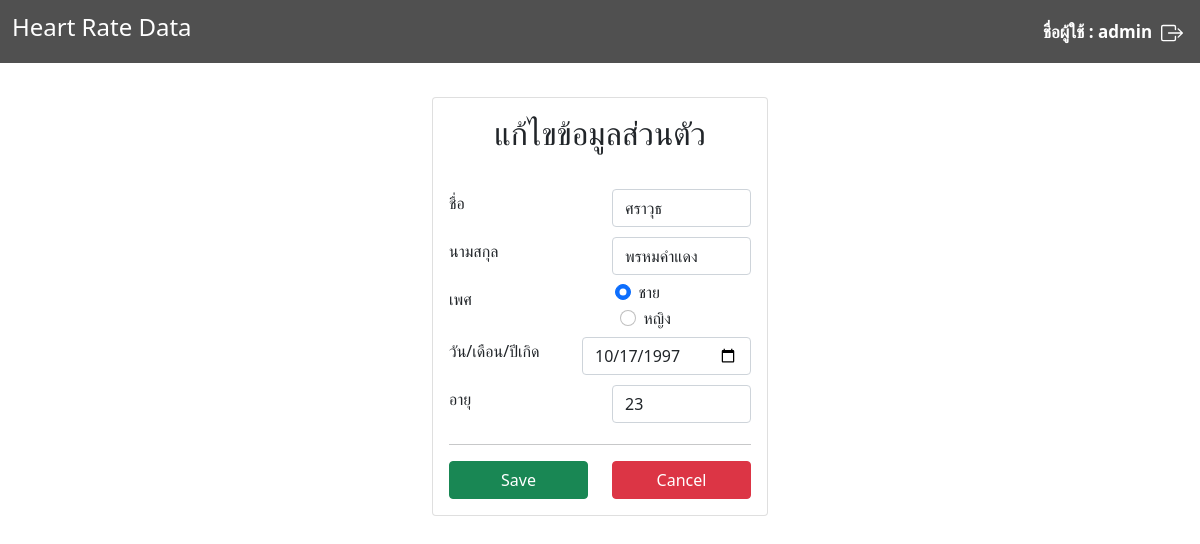
/admin_edituser.php?user=sarawut (signed in), run on the app's committed database.
### tables this page shows
CREATE TABLE `userheartrate` (
  `id` int(100) NOT NULL,
  `username` varchar(255) NOT NULL,
  `password` varchar(255) NOT NULL,
  `fname` varchar(255) NOT NULL,
  `lname` varchar(255) NOT NULL,
  `gender` varchar(255) NOT NULL,
  `bdate` date NOT NULL,
  `age` int(100) NOT NULL,
  `date` varchar(255) NOT NULL,
  `time` time NOT NULL,
  `level` varchar(255) NOT NULL
);

### admin_edituser.php (the view, shortened to what this page needs)
<!DOCTYPE html>
<html>
<head>
    <link href="https://cdn.jsdelivr.net/npm/bootstrap@5.0.0-beta3/dist/css/bootstrap.min.css" rel="stylesheet">
    <link href="style.css" rel="stylesheet">
</head>
<link rel="stylesheet" type="text/css" href="https://cdn.datatables.net/v/bs4/jszip-2.5.0/dt-1.10.23/af-2.3.5/b-1.6.5/b-colvis-1.6.5/b-flash-1.6.5/b-html5-1.6.5/b-print-1.6.5/datatables.min.css" />
<body>
    <div name="HNavbar">
        <nav class="navbar navbar-expand-lg navbar-light " style="background-color: #505050; ">
            <div class="container-fluid">
                <a class="navbar-brand font-nav" style="color: white;" href="./admin_index.php">
                    <h4>Heart Rate Data</h4>
                </a>
                <span class="navbar-text" style="color: white;">
                    <?php
                    if (!$_SESSION["usersess"]) {
                        header("Location: ./login.php");
                    } else {
                        echo "<lable class=font_bold>ชื่อผู้ใช้ : " . $_SESSION["usersess"] . "</label>" . "&nbsp;" . "&nbsp;";
                        echo "<lable ><a href=./logout.php class='navbar-light'><svg xmlns='http://www.w3.org/2000/svg' width='22' height='22' fill='currentColor' class='bi bi-box-arrow-right logout' viewBox='0 0 16 16' alt='Logut'>
                        <path fill-rule='evenodd' d='M10 12.5a.5.5 0 0 1-.5.5h-8a.5.5 0 0 1-.5-.5v-9a.5.5 0 0 1 .5-.5h8a.5.5 0 0 1 .5.5v2a.5.5 0 0 0 1 0v-2A1.5 1.5 0 0 0 9.5 2h-8A1.5 1.5 0 0 0 0 3.5v9A1.5 1.5 0 0 0 1.5 14h8a1.5 1.5 0 0 0 1.5-1.5v-2a.5.5 0 0 0-1 0v2z'/>
                        <path fill-rule='evenodd' d='M15.854 8.354a.5.5 0 0 0 0-.708l-3-3a.5.5 0 0 0-.708.708L14.293 7.5H5.5a.5.5 0 0 0 0 1h8.793l-2.147 2.146a.5.5 0 0 0 .708.708l3-3z'/>
                      </svg></a></lable>";
                    }
                    ?>
                </span>
            </div>
        </nav>
        <br>
    </div>
    <div class="container">
        <div class="row">
            <div class="col">
                <div class="card userform">
                    <div class="card-body">
                        <?php
                        require_once './php/conn.php';
                        $custom = $_GET['user'];
                        $sql = "SELECT * FROM userheartrate WHERE username = '$custom' ";
                        $result = mysqli_query($conn, $sql);
                        $userinfo = mysqli_fetch_array($result);
                        extract($userinfo);
                        if (isset($id)) {
                            echo "<form class='styform' name='form_add' action='./php/admin_update_user.php' method='POST'>
                                <h2 class='Hinfo'>แก้ไขข้อมูลส่วนตัว</h2><br>
                                <input type='hidden' class='form-control' name='user_name' value = $custom>
                                <div class='row'>
                                    <label class='col col-form-label'>ชื่อ</label>
                                    <div class='col'>
                                        <input type='text' class='form-control' name='fname' onblur='check_name()' required value = $userinfo[fname]>
                                    </div>
                                </div>";
                            echo "
                                <div class='row mb'>
                                    <label class='col col-form-label'>นามสกุล</label>
                                    <div class='col'>
                                        <input type='text' class='form-control' name='lname' onblur='check_lastname()' required value = $userinfo[lname]>
                                    </div>
                                </div>";
                            if ($userinfo['gender'] == 'ชาย') {
                                echo "
                                <div class='row mb'>
                                    <label class='col col-form-label'>เพศ</label>
                                    <div class='col' style='margin-left: 5px;'>
                                        <div class='form-check form-check-inline'>
                                            <input class='form-check-input' type='radio' name='gender' id='inlineRadio1' value='ชาย' echo checked>
                                            <label class='form-check-label' for='inlineRadio1'>ชาย</label>
                                        </div>
                                        <div class='form-check form-check-inline' style='margin-left: 5px;'>
                                            <input class='form-check-input' type='radio' name='gender' id='inlineRadio2' value='หญิง'>
                                            <label class='form-check-label' >หญิง</label>
                                        </div>
                                    </div>
                                </div>";
                            }
                            echo "
                                <div class='row mb'>
                                    <label class='col col-form-label'>วัน/เดือน/ปีเกิด</label>
                                    <div class='col has-validation'>
                                        <input type='date' class='form-control' name='bdate' value = $userinfo[bdate]>
                                    </div>
                                </div>";
                            echo "
                                <div class='row mb'>
                                    <label class='col col-form-label'>อายุ</label>
                                    <div class='col'>
                                        <input type='text' class='form-control' name='age' onblur='check_num()' required value = $userinfo[age]>
                                    </div>
                                </div>";
                        }
                        ?>
                        <hr>
                        <div class="row">
                            <div class="col">
                                <input type="submit" class="btn btn-success" style="width:100%; margin:auto;" value="Save"><br>
                            </div>
                            <div class="col">
                                <input type="button" value="Cancel" class="btn btn-danger" style="width:100%;" onClick="document.location.href='admin_userdata.php?user=<?php echo $custom ?>';" />
                            </div>
                        </div>
                        </form>
                    </div>
                </div>
            </div>
        </div>
        <br>
</body>
</html>

### style.css (style rules this page uses)
* { margin: 0; padding: 0; box-sizing: border-box; }
.font-nav { color: white; }
.font_bold { font-size: 17px; font-weight: bold; color: white; margin: 5px; }
.logout { color: white; }
.form-control { margin-top: 5px; margin-bottom: 5px; }
.Hinfo { text-align: center; }
.col-form-label { text-align : left; }
.userform { margin-top: 10px; }

### admin_edituser.php (style rules this page uses)
.container { width: 30%; }

### data on the page
userheartrate: fname "ศราวุธ", lname "พรหมคำแดง", bdate "10/17/1997", age "23"

### other printed values
$_SESSION["usersess"] "admin"
